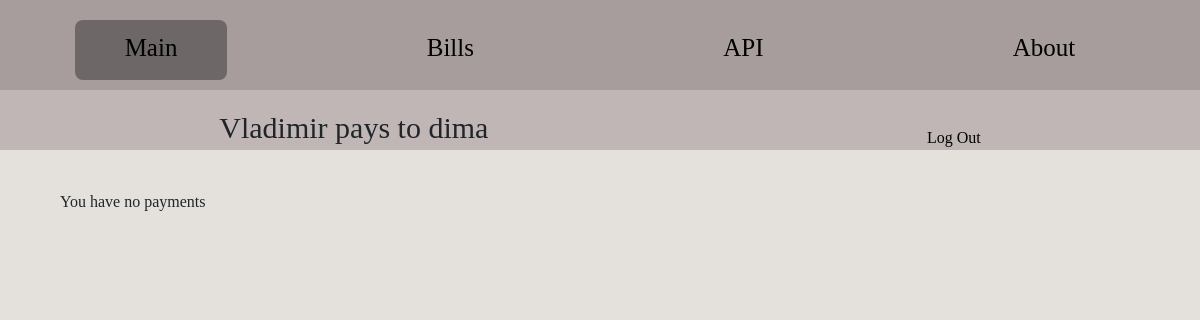
/users/pay/dima (signed in), run on an earlier commit of the app's database.
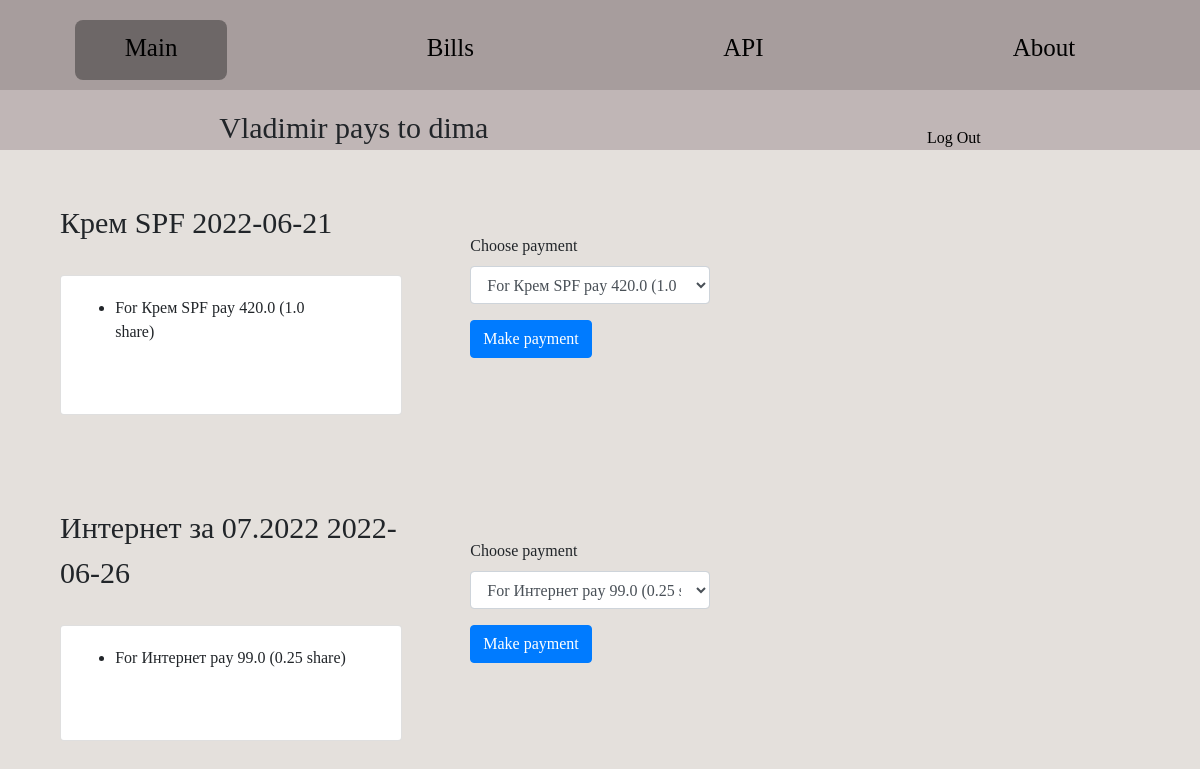
And on a later commit of the database.
### bills/models.py (models this page shows, shortened)
class Item(models.Model):
    name = models.CharField(max_length=500)
    amount = models.PositiveIntegerField()
    cost_per_exemplar = models.PositiveIntegerField()
    bill = models.ForeignKey(Bill, on_delete=models.CASCADE, related_name='items')
    def _get_cost_total(self):
        return self.amount*self.cost_per_exemplar
    cost_total = property(_get_cost_total)

class Item_Payment(models.Model):
    item = models.ForeignKey(Item, on_delete=models.CASCADE, related_name='payments')
    payer = models.ForeignKey(get_user_model(), on_delete=models.CASCADE, related_name='payers')
    paying_part = models.FloatField(editable = True, validators=[MinValueValidator(0.0), MaxValueValidator(1.0)])
    is_payed = models.BooleanField(editable = True, default = False)
    def _get_paying_amount(self):
        return round(self.paying_part*self.item.cost_per_exemplar*self.item.amount, 2)
    paying_amount = property(_get_paying_amount)
    def _get_lender(self):
        "Returns the lender of the bill where the item is on"
        return self.item.bill.lender
    lender = property(_get_lender)

### users/views.py (the view)
# urls.py: path('pay/<str:lender_username>', views.pay, name='pay'),
def pay(request, lender_username):
    user = request.user
    lender = get_user_model().objects.get(username = lender_username)
    bill_payment = []
    for bill in Bill.objects.filter(lender = lender).all():
        payments_lst = []
        bill_total = 0
        for item in Item.objects.filter(bill = bill).all():
            for payment in Item_Payment.objects.filter(item = item).filter(payer = user).filter(is_payed = False).all():
                payments_lst.append([payment.id, payment.item.name, payment.paying_amount, payment.paying_part])
                bill_total += payment.paying_amount
        if not (payments_lst == []):
            bill_payment.append([str(bill), bill_total, payments_lst])
    return render(request, 'users/pay.html', {
        'user': user,
        'lender': lender,
        'bill_payment': bill_payment
    })

### bills/models.py (called while the page is built)
    def __str__(self):
        return f'{self.name} {self.date}' #: {self.cost_total}rub'

### users/templates/users/pay.html (shortened to what this page needs)
{% extends 'users/layout.html' %}
{% block body %}
<header class="subHeader">
    <div>
        {% if user.first_name %}
        <l1 class="title">{{ user.first_name }} pays to {{ lender }}</l1>
        {% else %}
        <l1 class="title">{{ user.username }} pays to {{ lender }}</l1>
        {% endif %}
    </div>
    <div>
        <a href="{% url 'users:logout' %}">Log Out</a>
    </div>
</header>
<div class="mainBox">
    {% if bill_payment %}
    <div>
        {% for bill, bill_total, payment in bill_payment %}
        <div class="subMainBox">
            <div style="width: 50%;">
                <l1 class="title">{{bill}}</l1>
                <div class="card">
                    <div class="card-body">
                        <ul class="list">
                            {% for payment_id, item_name, paying_amount, paying_part in payment %}
                            <li>For {{item_name}} pay {{paying_amount}} ({{paying_part}} share)</li>
                            {% endfor %}
                        </ul>
                    </div>
                </div>
            </div>
            <div class="paymentsBox" style="padding-left: 10%; padding-top: 5%;">
                <form action="{% url 'users:make_payment' lender.username %}" method="post">
                    <div class="form-group">
                        <label>Choose payment</label>
                        <select name="payment_id" class="form-control">
                            {% for payment_id, item_name, paying_amount, paying_part in payment %}
                            <option value="{{ payment_id }}">For {{item_name}} pay {{paying_amount}} ({{paying_part}}
                                share)</option>
                            {% endfor %}
                        </select>
                    </div>
                    <button type="submit" class="btn btn-primary">Make payment</button>
                </form>
            </div>
        </div>
        {% endfor %}
    </div>
    {% else %}
    <div>
        <l1>You have no payments</l1>
    </div>
    {% endif %}
</div>
{% endblock %}

What changed in the data, as far as the page shows it:
added Item: payment "Крем SPF"
added Item_Payment: payment "1.0"
added Item: payment "Интернет"
added Item_Payment: payment "0.25"
Also different on the page:
new list line: "Крем SPF 2022-06-21 For pay 420.0 ( share) Choose payment For Крем SPF pay 420.0 (1.0 share) Make payment"
new list line: "Интернет за 07.2022 2022-06-26 For pay 99.0 ( share) Choose payment For Интернет pay 99.0 (0.25 share) Make payment"
text no longer shown: "You have no payments"
